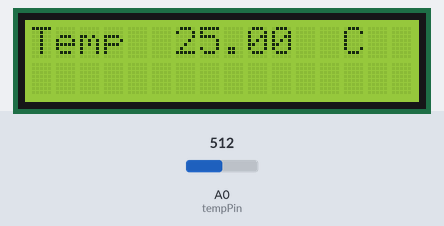
Bench run of a sketch on a simulated Arduino Uno, built with avr-gcc and run on an emulated ATmega328P. On the bench: 16×2 character LCD. The test bench sets the inputs (shaded band); at power-on: A0 (tempPin) = 512.

Above: at 1.2 s.
1.3 s: A0 (tempPin) set to 716
At 1.9 s:
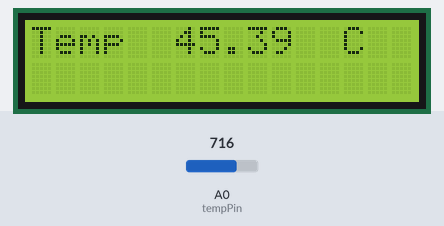
3.0 s: A0 (tempPin) set to 900
At 3.5 s:
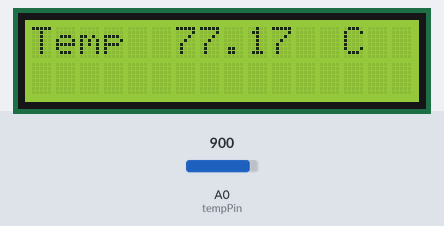
4.5 s: A0 (tempPin) set to 1023
At 5.1 s:
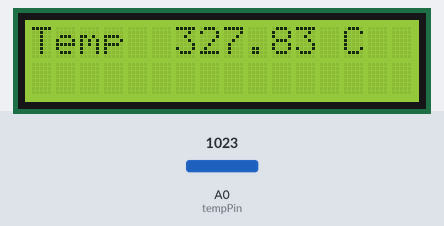
Timing chart, 0 to 7.5 s (numbered marks = the images above; inputs shaded):
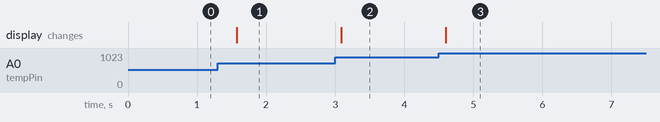

The sketch:

thermo.ino
```cpp
#include <LiquidCrystal.h>
int tempPin = 0;
//                BS  E  D4 D5  D6 D7
LiquidCrystal lcd(7, 8, 9, 10, 11, 12);
void setup()
{
  lcd.begin(16, 2);
}
void loop()
{
  int tempReading = analogRead(tempPin);
  // This is OK
  double tempK = log(10000.0 * ((1024.0 / tempReading - 1)));
  tempK = 1 / (0.001129148 + (0.000234125 + (0.0000000876741 * tempK * tempK )) * tempK );       //  Temp Kelvin
  float tempC = tempK - 273.15;            // Convert Kelvin to Celcius
  float tempF = (tempC * 9.0)/ 5.0 + 32.0; // Convert Celcius to Fahrenheit
  /*  replaced
    float tempVolts = tempReading * 5.0 / 1024.0;
    float tempC = (tempVolts - 0.5) * 10.0;
    float tempF = tempC * 9.0 / 5.0 + 32.0;
  */
  // Display Temperature in C
  lcd.setCursor(0, 0);
  lcd.print("Temp         C  ");
  // Display Temperature in F
  //lcd.print("Temp         F  ");
  lcd.setCursor(6, 0);
  // Display Temperature in C
  lcd.print(tempC);
  // Display Temperature in F
  //lcd.print(tempF);
  delay(500);
}
```

Measured:
- after the input at 1.3 s, the display: changes after 0.28 s (image 1)
- after the input at 3.0 s, the display: changes after 0.09 s (image 2)
- after the input at 4.5 s, the display: changes after 0.10 s (image 3)
